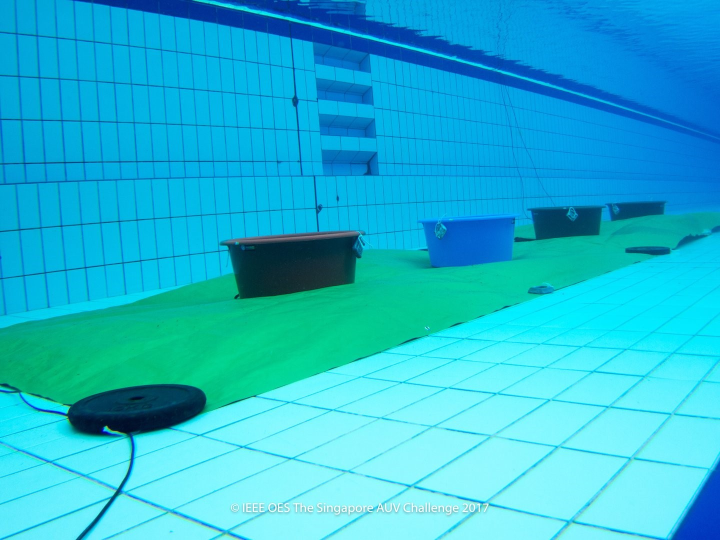
#> input picture drum.jpg, 1440 x 1080 px (shown at 1/2 size)
$ python main.py
#> lines starting #> are read from the running program, lines starting #| are printed output that depends on the picture
import cv2
import numpy as np
from skimage import color
from scipy import ndimage
from scipy.signal import convolve2d

# Importing Image
org_img = cv2.imread('drum.jpg')
#> org_img is the input picture: shape (1080, 1440, 3); mean B, G, R 212.6, 184.1, 34.7
img = org_img.copy()
cv2.imshow('Input image', org_img)

# Red compensation
def redCompensate(img, window):
#> called with window = 5
    alpha = 1
    r = img[:,:,2].astype(float) / 255
    g = img[:,:,1].astype(float) / 255
    b = img[:,:,0].astype(float) / 255

    height, width, _ = img.shape
#> height = 1080; width = 1440
    padsize = ((window-1)//2, (window-1)//2)
    padr = np.pad(r, padsize, mode='symmetric')
    padg = np.pad(g, padsize, mode='symmetric')

    ret = img.copy()
    for i in range(height):
        for j in range(width):
            slider = padr[i:i+window, j:j+window]
            slideg = padg[i:i+window, j:j+window]
            r_mean = np.mean(slider)
            g_mean = np.mean(slideg)
            Irc = r[i,j] + alpha * (g_mean - r_mean) * (1-r[i,j]) * g[i,j]
            Irc = int(Irc * 255)
            ret[i, j, 2] = Irc
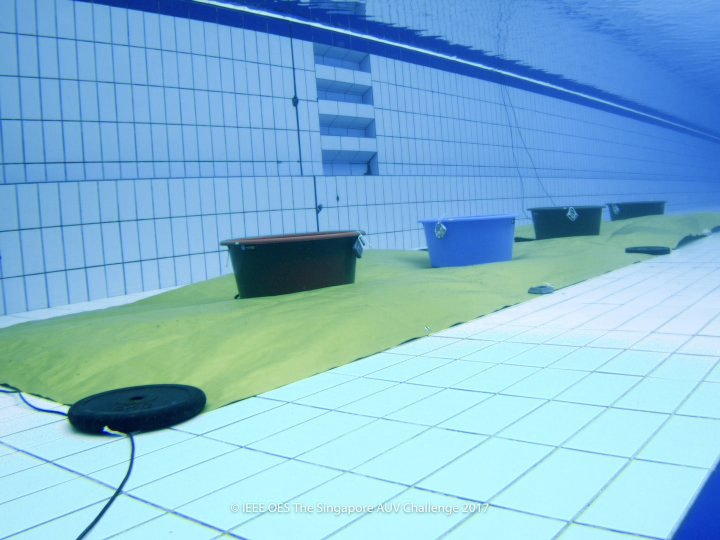
#> ret: shape (1080, 1440, 3) (shown at 1/2 size); mean B, G, R 212.6, 184.1, 129.8
    return ret

red_comp_img = redCompensate(img, 5)
cv2.imshow('Red Compensated', red_comp_img)

# White balancing
def gray_balance(image):
    L = 255
    r, g, b = cv2.split(image)
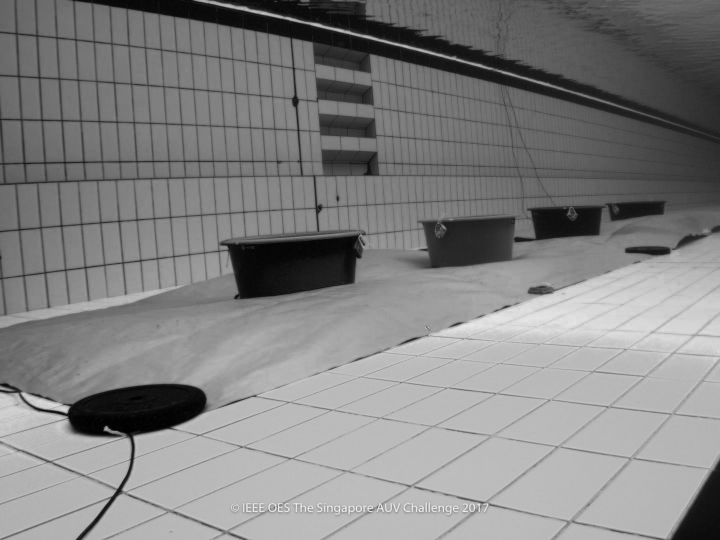
#> b: shape (1080, 1440) (shown at 1/2 size); min 0, max 247, mean 129.8
    Ravg, Gavg, Bavg = np.mean(r), np.mean(g), np.mean(b)
#> Ravg = 212.6; Gavg = 184.1; Bavg = 129.8

    Max = max(Ravg, Gavg, Bavg)
#> Max = 212.6
    ratio = [Max / Ravg, Max / Gavg, Max / Bavg]
#> ratio = [1, 1.15, 1.64]

    satLevel = 0.005 * np.array(ratio)
#> satLevel = [0.005, 0.00577, 0.00819]

    m, n, p = image.shape
#> m = 1080; n = 1440; p = 3
    imgRGB_orig = np.array([r.flatten(), g.flatten(), b.flatten()])

    imRGB = np.zeros_like(imgRGB_orig)

    for ch in range(p):
        q = [satLevel[ch], 1 - satLevel[ch]]
        tiles = np.quantile(imgRGB_orig[ch], q)
        temp = np.clip(imgRGB_orig[ch], tiles[0], tiles[1])
        pmin, pmax = temp.min(), temp.max()
        imRGB[ch] = (temp - pmin) * L / (pmax - pmin)
#> this loop made 3 passes
#> (q, pmin, pmax) on passes 1 to 3: ([0.005, 0.995], 49, 255), ([0.00577, 0.994], 38, 252), ([0.00819, 0.992], 7, 216)

    output = np.zeros_like(image)
    for i in range(p):
        output[:, :, i] = imRGB[i].reshape((m, n))
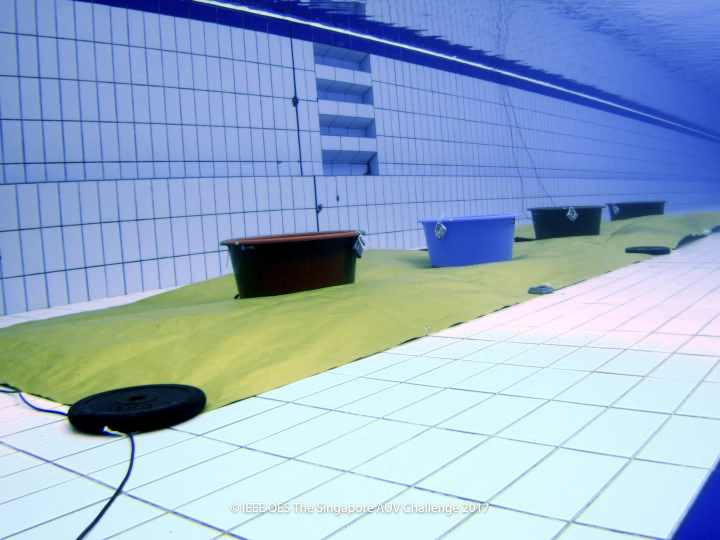
#> output: shape (1080, 1440, 3) (shown at 1/2 size); mean of channels 0, 1, 2 202.1, 173.7, 149.3; drawn as B, G, R

    return output.astype(np.uint8)

wb_img = gray_balance(red_comp_img)
cv2.imshow('White Balanced Image', wb_img)

# Gamma correction
def gammaCorrection(img, alpha, gamma):
#> called with alpha = 1, gamma = 1.2
    return (alpha * (img.astype(float) / 255) ** gamma * 255).astype(np.uint8)

alpha = 1
gamma = 1.2
gamma_crct_img = gammaCorrection(wb_img, alpha, gamma)
cv2.imshow('Gamma corrected White balance image', gamma_crct_img)

# Sharpen
def sharp(img):
    img = img.astype(float) / 255
    GaussKernel = cv2.getGaussianKernel(5, 3)
    GaussKernel = GaussKernel @ GaussKernel.T
    imBlur = cv2.filter2D(img, -1, GaussKernel)
    unSharpMask = img - imBlur
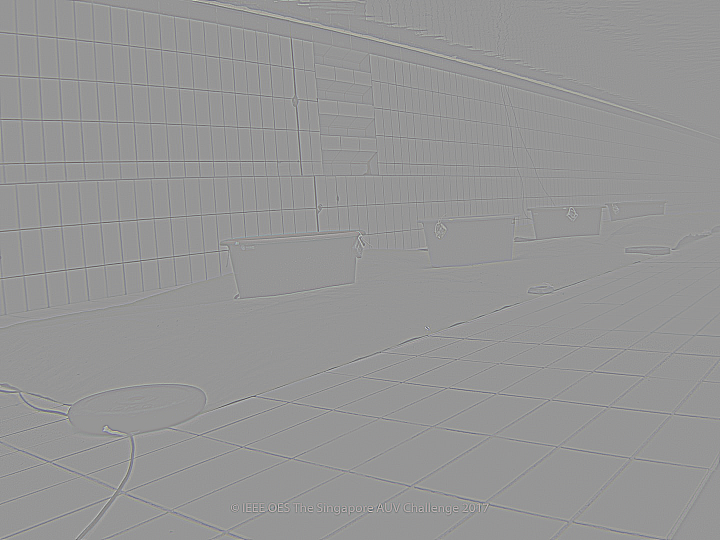
#> unSharpMask: shape (1080, 1440, 3) float64 (shown at 1/2 size); mean of channels 0, 1, 2 -4.55e-07, 7.72e-08, 9.42e-07; drawn with min black and max white
    stretchIm = hisStretching(unSharpMask)
#> the loop in hisStretching, `for i in range(3):` made 3 passes
#> (minVal, maxVal) on passes 1 to 3: (-0.421, 0.288), (-0.418, 0.304), (-0.435, 0.302)
    result = (img + stretchIm) / 2
    return (result * 255).astype(np.uint8)

def hisStretching(img):
    img = img.astype(float)
    for i in range(3):
        channel = img[:,:,i]
        minVal, maxVal = channel.min(), channel.max()
        img[:,:,i] = (channel - minVal) / (maxVal - minVal)
    return img

sharpen_img = sharp(wb_img)
cv2.imshow('Sharpen White balance image', sharpen_img)

# Calculating weights
def rgb_to_lab(rgb):
    return color.rgb2lab(rgb[:,:,::-1])

gamma_img_lab = rgb_to_lab(gamma_crct_img)
gamma_img_lab_1 = gamma_img_lab[:,:,0] / 255
sharpen_img_lab = rgb_to_lab(sharpen_img)
sharpen_img_lab1 = sharpen_img_lab[:,:,0] / 255

# 1 Laplacian contrast weight
laplacian = np.array([[0, 1, 0], [1, -4, 1], [0, 1, 0]])
WL1 = np.abs(convolve2d(gamma_img_lab_1, laplacian, mode='same', boundary='symm'))
WL2 = np.abs(convolve2d(sharpen_img_lab1, laplacian, mode='same', boundary='symm'))

# 2 Saliency weight
def saliency_detection(img):
    gfrgb = cv2.GaussianBlur(img, (3, 3), 3)
    lab = color.rgb2lab(gfrgb[:,:,::-1])
#> lab: shape (1080, 1440, 3) float64; mean of channels 0, 1, 2 65.9, 1.7, -19.1
    l, a, b = lab[:,:,0], lab[:,:,1], lab[:,:,2]
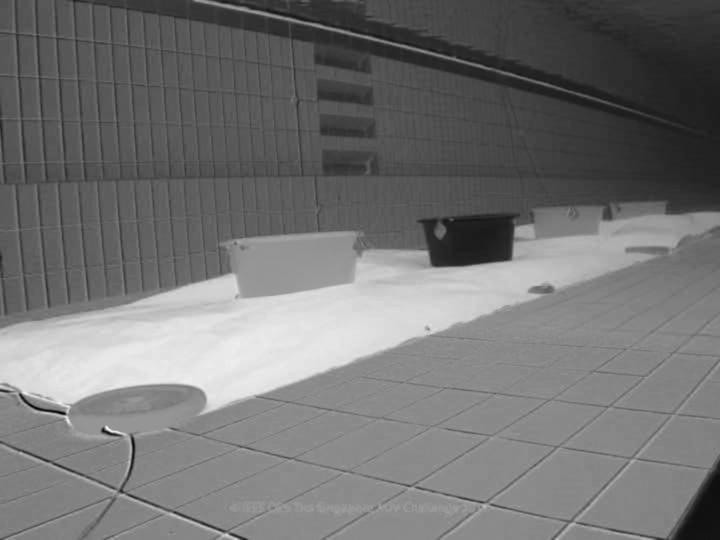
#> b: shape (1080, 1440) float64 (shown at 1/2 size); min -85.06, max 60.47, mean -19.1; drawn with min black and max white
    lm, am, bm = l.mean(), a.mean(), b.mean()
#> lm = 65.94; am = 1.65; bm = -19.13
    return (l-lm)**2 + (a-am)**2 + (b-bm)**2
#> returned value: shape (1080, 1440) float64

WS1 = saliency_detection(gamma_crct_img)
WS2 = saliency_detection(sharpen_img)
#> in saliency_detection (call 2), `lab = color.rgb2lab(gfrgb[:,:,::-1])`: lab: shape (1080, 1440, 3) float64; mean of channels 0, 1, 2 65.4, 0.2, -9.7
#> in saliency_detection (call 2), `l, a, b = lab[:,:,0], lab[:,:,1], lab[:,:,2]`:
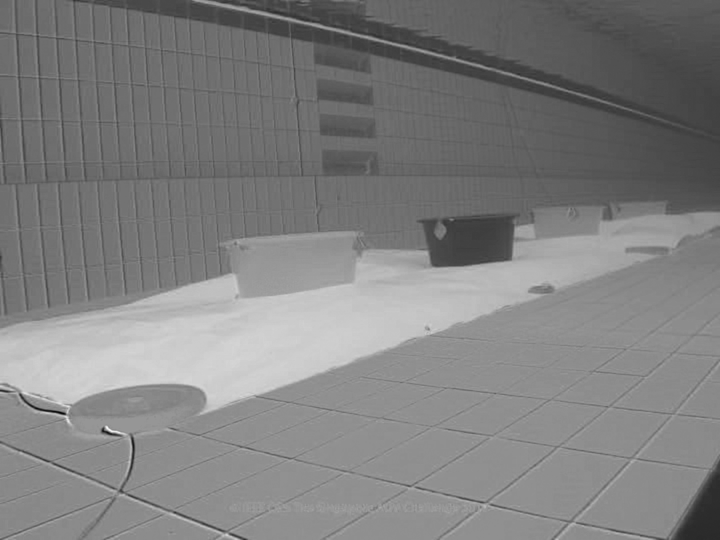
#> b: shape (1080, 1440) float64 (shown at 1/2 size); min -60.3, max 40.53, mean -9.7; drawn with min black and max white
#> in saliency_detection (call 2), `lm, am, bm = l.mean(), a.mean(), b.mean()`: lm = 65.45; am = 0.168; bm = -9.68

# 3 Saturation weight
def Saturation_weight(img):
    lab = rgb_to_lab(img) / 255
    return np.sqrt(1/3 * ((img[:,:,0] - lab[:,:,0])**2 +
                          (img[:,:,1] - lab[:,:,0])**2 +
                          (img[:,:,2] - lab[:,:,0])**2))

WSat1 = Saturation_weight(gamma_crct_img)
WSat2 = Saturation_weight(sharpen_img)

# Normalized weight
def norm_weight(w1, w2, w3, w4, w5, w6):
    K = 2
    delta = 0.1
    nw1 = w1 + w2 + w3
    nw2 = w4 + w5 + w6
    w = nw1 + nw2
    nw1 = (nw1 + delta) / (w + K * delta)
    nw2 = (nw2 + delta) / (w + K * delta)
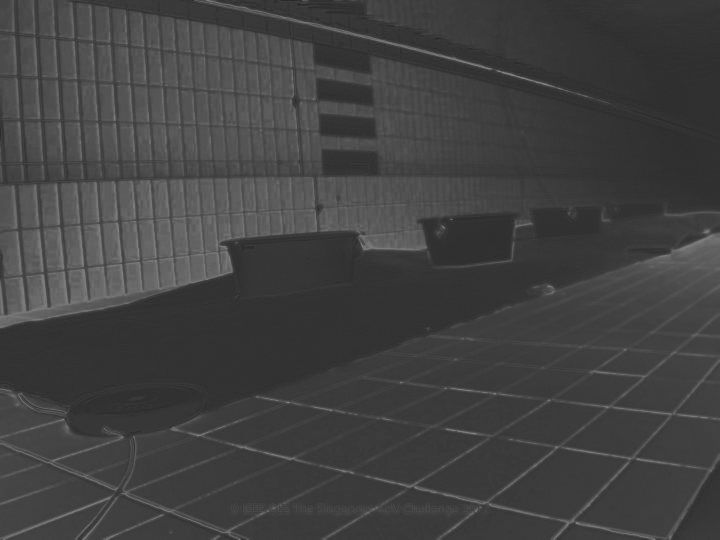
#> nw2: shape (1080, 1440) float64 (shown at 1/2 size); min 0.146, max 0.573, mean 0.26
    return nw1, nw2

W1, W2 = norm_weight(WL1, WS1, WSat1, WL2, WS2, WSat2)

# Image Fusion
level = 3

def gaussian_pyramid(img, level):
#> called with level = 3
    h = np.array([1, 4, 6, 4, 1]) / 16
    filt = h[:, np.newaxis] @ h[np.newaxis, :]
    out = [cv2.filter2D(img, -1, filt)]
    temp_img = img
    for _ in range(1, level):
        temp_img = temp_img[::2, ::2]
        out.append(cv2.filter2D(temp_img, -1, filt))
#> after the loop, out = 3 items
    return out

def laplacian_pyramid(img, level):
    h = np.array([1, 4, 6, 4, 1]) / 16
    out = [img]
    temp_img = img
    for _ in range(1, level):
        temp_img = temp_img[::2, ::2]
        out.append(temp_img)
    for i in range(level - 1):
        m, n = out[i].shape
        out[i] = out[i] - cv2.resize(out[i+1], (n, m))
    return out

# weight gaussian pyramid
Weight1 = gaussian_pyramid(W1, level)
#> Weight1 = 3 items
Weight2 = gaussian_pyramid(W2, level)
#> Weight2 = 3 items

# image laplacian pyramid
r1 = laplacian_pyramid(gamma_crct_img[:, :, 2].astype(float), level)
#> r1 = 3 items
g1 = laplacian_pyramid(gamma_crct_img[:, :, 1].astype(float), level)
#> g1 = 3 items
b1 = laplacian_pyramid(gamma_crct_img[:, :, 0].astype(float), level)
#> b1 = 3 items

r2 = laplacian_pyramid(sharpen_img[:, :, 2].astype(float), level)
#> r2 = 3 items
g2 = laplacian_pyramid(sharpen_img[:, :, 1].astype(float), level)
#> g2 = 3 items
b2 = laplacian_pyramid(sharpen_img[:, :, 0].astype(float), level)
#> b2 = 3 items

# Fusion
R_r = [Weight1[i] * r1[i] + Weight2[i] * r2[i] for i in range(level)]
#> R_r = 3 items
G_g = [Weight1[i] * g1[i] + Weight2[i] * g2[i] for i in range(level)]
#> G_g = 3 items
B_b = [Weight1[i] * b1[i] + Weight2[i] * b2[i] for i in range(level)]
#> B_b = 3 items

def pyramid_reconstruct(pyramid):
    for i in range(len(pyramid)-1, 0, -1):
        m, n = pyramid[i-1].shape
        pyramid[i-1] += cv2.resize(pyramid[i], (n, m))
#> this loop made 2 passes
#> (i, m, n) on pass 1: (2, 540, 720)
#> (m, n) on pass 2: (1080, 1440)
#> after the loop, pyramid = 3 items
    return pyramid[0]

R = pyramid_reconstruct(R_r)
G = pyramid_reconstruct(G_g)
#> the loop in pyramid_reconstruct (call 2), `for i in range(len(pyramid)-1, 0, -1):` made 2 passes
B = pyramid_reconstruct(B_b)

fusion = cv2.merge([B, G, R])

final_result = fusion.astype(np.uint8)
cv2.imshow("Result [Fusion image]", final_result)

cv2.waitKey(0)
cv2.destroyAllWindows()
